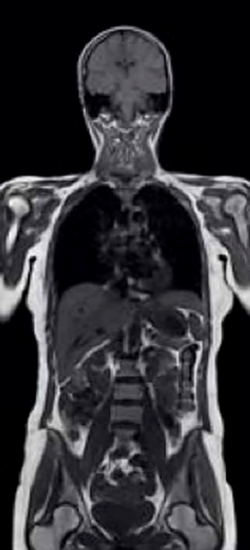
%> input picture labs/lab3/BodyMRI.png, 250 x 550 px
$ octave lab3.m   (GNU Octave 9; MATLAB toolbox functions it lacks are replaced by stand-ins)
%> lines starting %> are read from the running program, lines starting %| are printed output that depends on the picture
clear;clc;close all;

%% 1.1
% Create binary mask
for i = 1:550
    for j = 1:250
        d = ((i - 100)^2 + (j - 125)^2)^(.5);
        if (d > 80)
            b(i,j) = 0;
        else
        b(i,j) = 1;
        end
    end
end

% Load medical image datasets and convert to grayscale
I1 = imread('BodyMRI.png');
%> I1 is the input picture: size 550x250x3 uint8; mean R, G, B 50.7, 50.1, 54.3
I2 = imread('BodyPET.png');
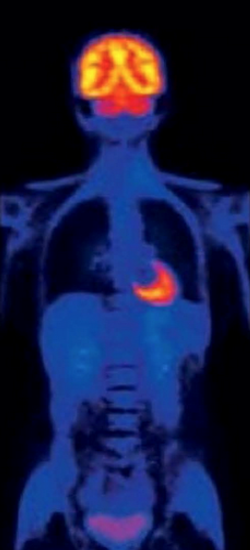
%> input picture labs/lab3/BodyPET.png, 250 x 550 px
%> I2 is the input picture: size 550x250x3 uint8; mean R, G, B 22.9, 28.9, 69.9
I1 = rgb2gray(I1);
%> I1: size 550x250 uint8
I2 = rgb2gray(I2);
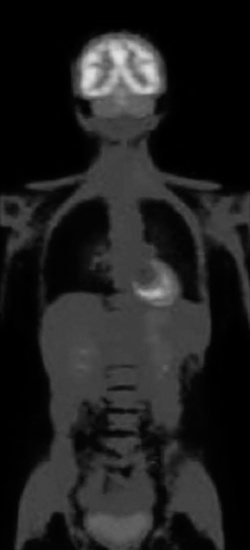
%> I2: size 550x250 uint8; min 0, max 227, mean 31.7

% Mathematical operations involving two images must be done between two
% same-sized images
figure, subplot(2,2,1)
imshow(I1)
title('Original image I1')
subplot(2,2,2)
imshow(I2)
title('Original image I2')
I = I1 + I2;        % Addition of two images
subplot(2,2,3)
imshow(I)
title('Addition of images, I1+I2')
I = I1 - I2;        % Subtraction of two images
subplot(2,2,4)
imshow(I)
title('Subtraction of images, I1-I2')

figure, subplot(2,2,1)
imshow(I1)
title('Original image I1')
I = I1 + 50;
subplot(2,2,2)
imshow(I)
title('Brighter image I1');
I = I1 - 100;
subplot(2,2,3)
imshow(I)
title('Darker image I1');

% Change data type before applying the image mask
I = I1.*uint8(b);
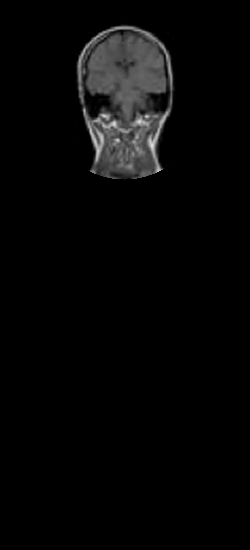
%> I: size 550x250 uint8; min 0, max 224, mean 7.1
subplot(2,2,4)
imshow(I)
title('Masked Image I1')


%% 1.2
I1 = imread('BodyMRI_noise1.png');
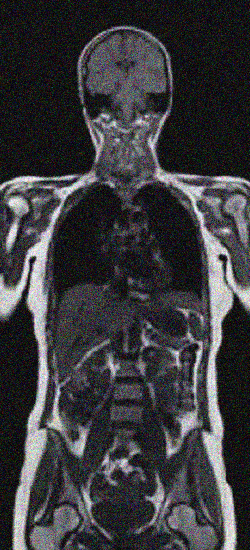
%> input picture labs/lab3/BodyMRI_noise1.png, 250 x 550 px
%> I1 is the input picture: size 550x250x3 uint8; mean R, G, B 59.2, 58.7, 62
I2 = imread('BodyMRI_noise2.png');
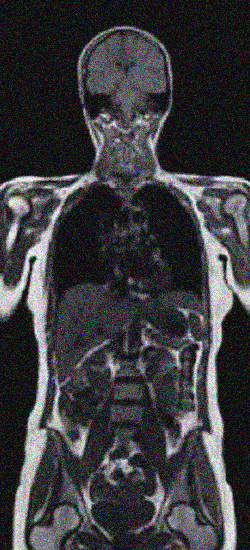
%> input picture labs/lab3/BodyMRI_noise2.png, 250 x 550 px
%> I2 is the input picture: size 550x250x3 uint8; mean R, G, B 59, 58.7, 61.8
I3 = imread('BodyMRI_noise3.png');
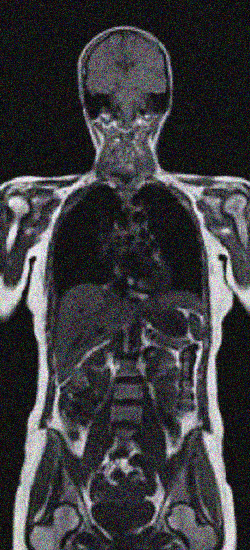
%> input picture labs/lab3/BodyMRI_noise3.png, 250 x 550 px
%> I3 is the input picture: size 550x250x3 uint8; mean R, G, B 59.1, 58.6, 61.9
I4 = imread('BodyMRI_noise4.png');
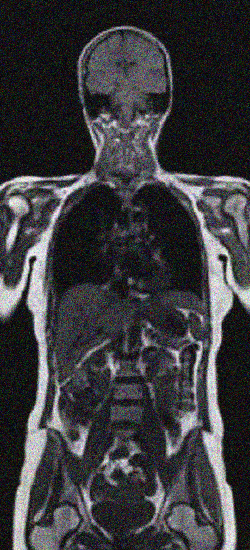
%> input picture labs/lab3/BodyMRI_noise4.png, 250 x 550 px
%> I4 is the input picture: size 550x250x3 uint8; mean R, G, B 59.2, 58.7, 61.9
%> (the run ends here)
